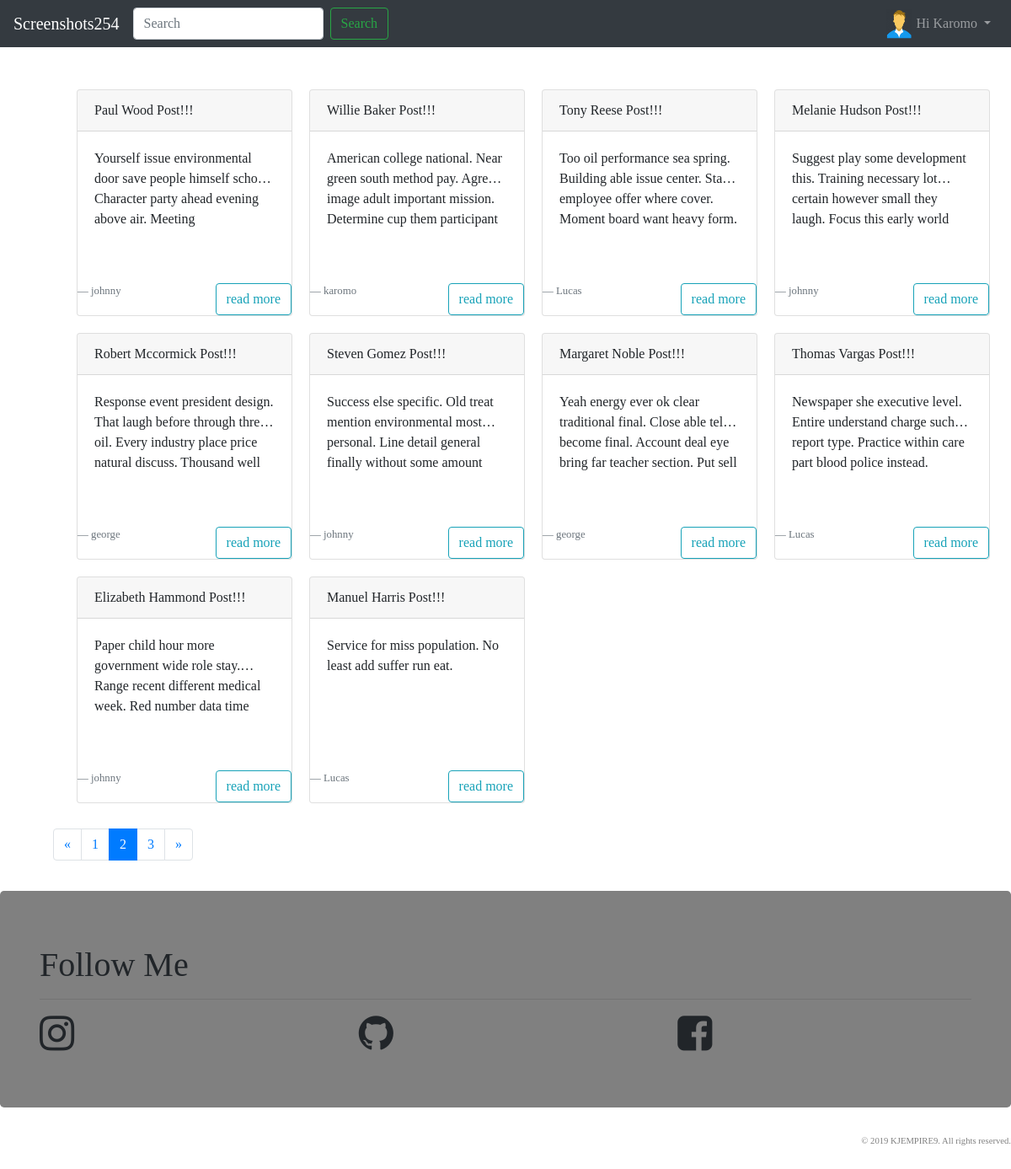
Page /?page=2 (signed in) on the committed database.
### blogger/models.py (models this page shows, shortened)
class Post(models.Model):
    objects = models.Manager()      #Our default Manager
    published = PublishedManager()  #Our Custom Model Manager
    STATUS_CHOICES = (
        ('draft','Draft'),
        ('published','Published'),
    )
    title               =       models.CharField(max_length=100)
    slug                =       models.SlugField(max_length=120)
    author              =       models.ForeignKey(User, related_name='blog_posts',on_delete=models.CASCADE)
    body                =       models.TextField()
    likes               =       models.ManyToManyField(User, related_name='likes', blank=True)
    created             =       models.DateTimeField(auto_now_add=True)
    updated             =       models.DateTimeField(auto_now=True)
    status              =       models.CharField(max_length=10, choices=STATUS_CHOICES, default='draft')
    restrict_comment    =       models.BooleanField(default=False)
    favourite           =       models.ManyToManyField(User, related_name='favourite', blank=True)
    class Meta:
        ordering = ['-id']
    def get_absolute_url(self):
        return reverse("blogger:detail", args=[self.id, self.slug])

### blogger/views.py (the view)
# urls.py: path('', views.index, name='index'),
def index(request):
    post_list = Post.published.all()
    query = request.GET.get('q')
    if query:
        post_list = Post.published.filter(
        Q(title__icontains=query)|
        Q(author__username=query)|
        Q(body__icontains=query)
        )
    paginator = Paginator(post_list, 10)
    page = request.GET.get('page')
    try:
        posts = paginator.page(page)
    except PageNotAnInteger:
        posts = paginator.page(1)
    except EmptyPage:
        posts = paginator.page(paginator.num_pages)
    if page is None:
        start_index = 0
        end_index = 7
    else:
        (start_index, end_index) = proper_pagination(posts, index=4)
    page_range = list(paginator.page_range)[start_index:end_index]
    context = {
        'posts': posts,
        'page_range': page_range,
    }
    return render(request, 'blogger/index.html', context)

### blogger/models.py (called while the page is built)
    def get_queryset(self):
        return super(PublishedManager, self).get_queryset().filter(status="published")

### blogger/views.py (called while the page is built)
def proper_pagination(posts, index):
    start_index = 0
    end_index = 7
    if posts.number > index:
        start_index = posts.number - index
        end_index = start_index + end_index
    return (start_index, end_index)

### blogger/templates/blogger/index.html (shortened to what this page needs)
{% extends 'blogger/base.html'%}
{% block content %}
<div class="container-fluid">
  <div class="row">
    {% for p in posts %}
    <div class="card" style="width: 16rem;">
      <div class="card-header grey">
        {{p.title}}
      </div>
      <div class="card-body">
        <div class="container">
        <div class="row ">
            <div id="summary">
              <p class="collapse" id="collapseSummary">
                {{p.body}}
              </p>
            </div></div>
        </div>
      </div>
      <br>
      <footer class="blockquote-footer">{{p.author}}
        <a href="{{p.get_absolute_url}}" class="btn btn-outline-info float-right">read more</a>
      </footer>
    </div>
  {% empty %}
      <div class="container-fluid">
        <h3>No Posts Found having search query "{{ request.GET.q }}"</h3>
      </div>
    {% endfor %}
  </div>
</div>
<div class="container float-center">
  <ul class="pagination">
    {% if posts.has_previous %}
      <li class="page-item">
        <a href="?page={{ posts.previous_page_number }}" class="page-link">&laquo;</a>
      </li>
    {% endif %}
    {% for p in page_range %}
      {% if posts.number == p %}
        <li class="page-item active">
          <a href="?page={{ p }}" class="page-link">{{ p }}</a>
        </li>
      {% else %}
        <li class="page-item">
          <a href="?page={{ p }}" class="page-link">{{ p }}</a>
        </li>
      {% endif %}
    {% endfor %}
    {% if posts.has_next %}
      <li class="page-item">
        <a href="?page={{ posts.next_page_number }}" class="page-link">&raquo;</a>
      </li>
    {% endif %}
  </ul>
</div>
  {% endblock %}

### blogger/templates/blogger/navbar.html (shortened to what this page needs)
<nav class="navbar navbar-expand-lg navbar-dark bg-dark">
<a class="navbar-brand" href="{% url 'blogger:index' %}">Screenshots254</a>
<div class="collapse navbar-collapse" id="navbarSupportedContent">
  <ul class="navbar-nav mr-auto float-right">
    <form class="form-inline my-2 my-lg-0" action='{% url 'blogger:index' %}'>
      <input class="form-control mr-sm-2" type="search" placeholder="Search" aria-label="Search" name='q'>
      <button class="btn btn-outline-success my-2 my-sm-0" type="submit">Search</button>
    </form>
  </ul>
  <ul class="navbar-nav">
    {% if request.user.is_authenticated %}
    <li class="nav-item dropdown">
      <a class="nav-link dropdown-toggle" href="#" id="navbarDropdown" role="button" data-toggle="dropdown" aria-haspopup="true" aria-expanded="false">
        {% if request.user.profile.photo %}
          <img src="{{ request.user.profile.photo.url }}" alt="" class="navbar-img rounded-circle">
        {% else %}
          <img src="/media/default-avatar.png" alt="" class="navbar-img">
        {% endif %}
        <span>Hi {{ request.user|capfirst }}</span>
      </a>
    </li>
    {% else %}
    <li class="nav-item">
      <a href="{% url 'user_login' %}" class="nav-link">Login</a>
    </li>
    {% endif %}
  </ul>
</div>
</nav>

### static/style.css (style rules this page uses)
html { position: relative; min-height: 100%; }
body { font-family: 'Lucida Casaul', 'Comic Sans MS'!important; display: flex; min-height: 100vh !important; flex-direction: column; margin-bottom: 160px; }
.navbar-img { width: 30px; height: 35px; float: left; background-size: auto 100%; margin-top: -5px; margin-right: 5px; }

### blogger/templates/blogger/index.html (style rules this page uses)
.card { border:solid 0.1 cyan; margin: 10px; }
.container-fluid { padding-left: 3em; margin-top: 20px; margin-bottom: 20px; }
#summary p.collapse:not(.show) { height: 100px !important; overflow: hidden; display: -webkit-box; -webkit-line-clamp: 2; -webkit-box-orient: vertical; }

### blogger/templates/blogger/footer.html (style rules this page uses)
a { text-decoration: none; color: inherit; }

### rows in the picture
Post: title "Paul Wood Post!!!", body "Yourself issue environmental door save people himself school. Character party ahead evening above air.…", author "johnny"
Post: title "Willie Baker Post!!!", body "American college national. Near green south method pay. Agree image adult important mission. Determine cup them…", author "karomo"
Post: title "Tony Reese Post!!!", body "Too oil performance sea spring. Building able issue center. Stage employee offer where cover. Moment board want heavy form.", author "Lucas"
Post: title "Melanie Hudson Post!!!", body "Suggest play some development this. Training necessary lot certain however small they laugh. Focus this early…", author "johnny"
Post: title "Robert Mccormick Post!!!", body "Response event president design. That laugh before through three oil. Every industry place price natural discuss. Thousand…", author "george"
Post: title "Steven Gomez Post!!!", body "Success else specific. Old treat mention environmental most personal. Line detail general finally without some…", author "johnny"
Post: title "Margaret Noble Post!!!", body "Yeah energy ever ok clear traditional final. Close able tell become final. Account deal eye bring far teacher section. Put…", author "george"
Post: title "Thomas Vargas Post!!!", body "Newspaper she executive level. Entire understand charge such report type. Practice within care part blood police…", author "Lucas"
Post: title "Elizabeth Hammond Post!!!", body "Paper child hour more government wide role stay. Range recent different medical week. Red number data…", author "johnny"
Post: title "Manuel Harris Post!!!", body "Service for miss population. No least add suffer run eat.", author "Lucas"

### other values in the picture
{{ request.user|capfirst }} "Karomo"
{{ p }} "1" "3"
{{ p }} "2"
